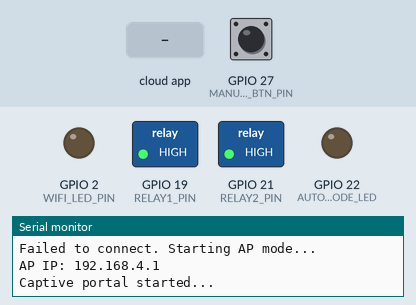
Recording of a sketch running on a simulated ESP32. Shown: switched loads named in the sketch (green lamp = pin HIGH), output pins drawn as LEDs (lit = HIGH), the last lines printed to the serial monitor. The inputs (shaded band) are chosen by the test bench; at power-on: GPIO 27 (MANUAL_BTN_PIN) HIGH. WiFi joins after 1.5 s; servers stay silent unless stated; EEPROM starts erased.

Above: at 1.2 s.
1.3 s: the phone or cloud app sets 6889cacbedeca866fe96e2ee to 0
At 1.6 s:
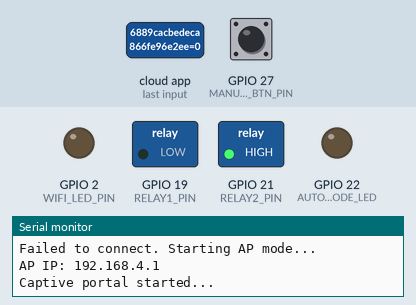
4.3 s: the phone or cloud app sets 6890c55fedeca866fe994705 to 1
At 5.1 s:
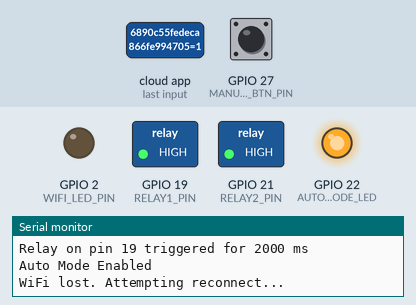
7.3 s: the phone or cloud app sets 6889caffddd2551252ba8a70 to 0
At 8.6 s:
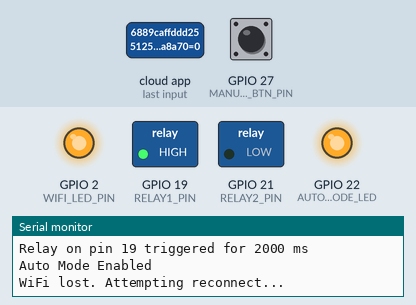
10.3 s: the phone or cloud app sets 6890c55fedeca866fe994705 to 0
At 10.9 s:
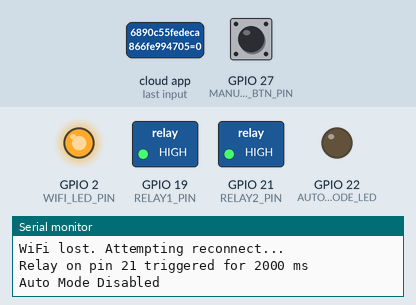
11.8 s: the phone or cloud app sets 6889cacbedeca866fe96e2ee to 1
At 13.2 s:
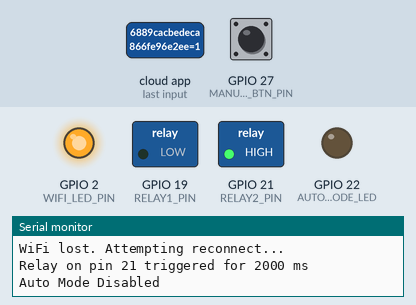
14.8 s: the phone or cloud app sets 6889caffddd2551252ba8a70 to 1
At 15.4 s:
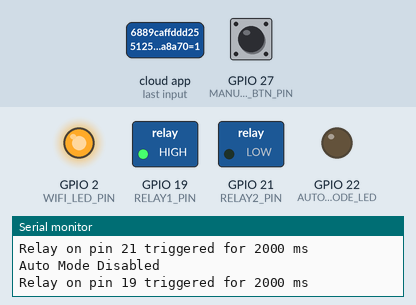
Timing chart, 0 to 18.3 s (numbered marks = the images above; inputs shaded):
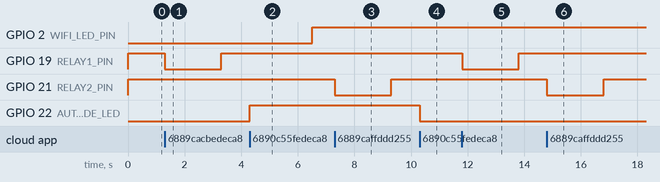

The sketch:

ESP32_SINRIC_PUMP_FINAL_OK_TESTED24_08_2025.ino
```cpp
// ================== Libraries ==================
#include <WiFi.h>
#include <WebServer.h>
#include <Preferences.h>
#include <ArduinoOTA.h>
#include <SinricPro.h>
#include <SinricProSwitch.h>
#include <DNSServer.h>

// ------------------- Sinric Pro Credentials -------------------
#define APP_KEY       "c7303938-59fa-4ad2-a3de-e62d9bae9cec"
#define APP_SECRET    "c41c8855-b93b-496c-bf27-43f0f72c2dc8-4e754444-82cd-4acb-bb2c-c9cfe22b9b13"
#define DEVICE_ID_1   "6889cacbedeca866fe96e2ee"
#define DEVICE_ID_2   "6889caffddd2551252ba8a70"
#define DEVICE_3_ID   "6890c55fedeca866fe994705"

// ------------------- Relay pins -------------------
#define RELAY1_PIN    19
#define RELAY2_PIN    21   // Active LOW relay
#define AUTO_MODE_LED 22

// ------------------- Wi-Fi LED -------------------
#define WIFI_LED_PIN  2

// ------------------- Manual button -------------------
#define MANUAL_BTN_PIN 27
#define HOLD_TIME     5000  // 5 seconds hold

#define PULSE_TIME    2000  // 2 seconds pulse
#define AUTO_DELAY    40000 // 40 seconds

unsigned long bootTime = 0;
Preferences preferences;
bool autoMode = false;

// Manual button state
bool btnPressed = false;
unsigned long btnPressStart = 0;

// Reconnection tracking
unsigned long lastReconnectAttempt = 0;
unsigned long reconnectInterval = 5000; // Attempt to reconnect every 5 seconds

// Wi-Fi variables
String ssid;
String password;

// Web server + DNS server for captive portal
WebServer server(80);
DNSServer dnsServer;
const byte DNS_PORT = 53;

// ================= Relay Control =================
void setupRelay(int pin) {
  pinMode(pin, OUTPUT);
  digitalWrite(pin, HIGH); // OFF for active-low relay
}

void pulseRelay(int pin, int time = PULSE_TIME) {
  digitalWrite(pin, LOW);   // Relay ON
  delay(time);
  digitalWrite(pin, HIGH);  // Relay OFF
  Serial.printf("Relay on pin %d triggered for %d ms\n", pin, time);
}

// ================= Preferences =================
void restoreAutoMode() {
  preferences.begin("settings", false);
  autoMode = preferences.getBool("autoMode", false);
  preferences.end();

  digitalWrite(AUTO_MODE_LED, autoMode ? HIGH : LOW);

  if (autoMode) {
    Serial.println("Auto Mode ON: Waiting 30s to trigger Relay1 on boot");
    delay(AUTO_DELAY);
    pulseRelay(RELAY1_PIN);
  }
}

// ================= Sinric Pro =================
bool onPowerState(const String &deviceId, bool &state) {
  if (deviceId == DEVICE_ID_1) {
    pulseRelay(RELAY1_PIN);
  } else if (deviceId == DEVICE_ID_2) {
    pulseRelay(RELAY2_PIN);   // Always just 2s trigger
  } else if (deviceId == DEVICE_3_ID) {
    autoMode = state;
    preferences.begin("settings", false);
    preferences.putBool("autoMode", autoMode);
    preferences.end();
    digitalWrite(AUTO_MODE_LED, autoMode ? HIGH : LOW);
    Serial.printf("Auto Mode %s\n", autoMode ? "Enabled" : "Disabled");
  }
  return true;
}

void setupSinricPro() {
  SinricProSwitch &sw1 = SinricPro[DEVICE_ID_1];
  SinricProSwitch &sw2 = SinricPro[DEVICE_ID_2];
  SinricProSwitch &sw3 = SinricPro[DEVICE_3_ID];

  sw1.onPowerState(onPowerState);
  sw2.onPowerState(onPowerState);
  sw3.onPowerState(onPowerState);

  SinricPro.restoreDeviceStates(false);
  SinricPro.begin(APP_KEY, APP_SECRET);
}

// ================= Wi-Fi Captive Portal =================
void handleRoot() {
  String html = "<h1>Pump Controller Wi-Fi Setup</h1>";
  html += "<form action='/save' method='POST'>";
  html += "SSID: <input name='ssid'><br>";
  html += "Password: <input name='pass'><br>";
  html += "<input type='submit' value='Save'>";
  html += "</form>";
  server.send(200, "text/html", html);
}

void handleSave() {
  if (server.hasArg("ssid") && server.hasArg("pass")) {
    ssid = server.arg("ssid");
    password = server.arg("pass");
    preferences.begin("wifi", false);
    preferences.putString("ssid", ssid);
    preferences.putString("pass", password);
    preferences.end();
    server.send(200, "text/html", "<h2>Saved! Device will restart...</h2>");
    delay(2000);
    ESP.restart();
  } else {
    server.send(400, "text/html", "Missing SSID or Password!");
  }
}

void startAPMode() {
  WiFi.softAP("PumpController_AP","12345678");//SSID + Password
  IPAddress IP = WiFi.softAPIP();
  Serial.print("AP IP: "); Serial.println(IP);

  // DNS server for captive portal
  dnsServer.start(DNS_PORT, "*", IP);

  server.onNotFound([IP]() {
    server.sendHeader("Location", String("http://") + IP.toString(), true);
    server.send(302, "text/plain", "");
  });

  server.on("/", handleRoot);
  server.on("/save", handleSave);
  server.begin();
  Serial.println("Captive portal started...");
}

// Connect using saved Wi-Fi
void connectToWiFi() {
  preferences.begin("wifi", false);
  ssid = preferences.getString("ssid", "");
  password = preferences.getString("pass", "");
  preferences.end();

  if (ssid != "" && password != "") {
    Serial.printf("Connecting to %s", ssid.c_str());
    WiFi.begin(ssid.c_str(), password.c_str());
    unsigned long startAttemptTime = millis();
    while (WiFi.status() != WL_CONNECTED && millis() - startAttemptTime < 10000) {
      delay(500);
      Serial.print(".");
    }
  }

  if (WiFi.status() == WL_CONNECTED) {
    Serial.println("\nWi-Fi connected!");
    Serial.print("IP Address: "); Serial.println(WiFi.localIP());
    digitalWrite(WIFI_LED_PIN, HIGH);
    lastReconnectAttempt = 0;
  } else {
    Serial.println("\nFailed to connect. Starting AP mode...");
    digitalWrite(WIFI_LED_PIN, LOW);
    startAPMode();
  }
}

// ================= OTA =================
void setupOTA() {
  ArduinoOTA.setHostname("PumpController_OTA");
  ArduinoOTA.begin();
}

// ================= Setup =================
void setup() {
  Serial.begin(115200);
  bootTime = millis();

  pinMode(WIFI_LED_PIN, OUTPUT);
  digitalWrite(WIFI_LED_PIN, LOW);

  setupRelay(RELAY1_PIN);
  setupRelay(RELAY2_PIN);
  pinMode(AUTO_MODE_LED, OUTPUT);
  digitalWrite(AUTO_MODE_LED, LOW);

  pinMode(MANUAL_BTN_PIN, INPUT_PULLUP);

  restoreAutoMode(); // Auto Mode restore

  connectToWiFi();   // Wi-Fi connect

  WiFi.setAutoReconnect(true);
  setupOTA();        // OTA enable

  setupSinricPro();  // Sinric Pro setup
}

// ================= Loop =================
void loop() {
  ArduinoOTA.handle();

  // Wi-Fi reconnect if disconnected
  if (WiFi.status() != WL_CONNECTED) {
    digitalWrite(WIFI_LED_PIN, LOW);
    if (millis() - lastReconnectAttempt > reconnectInterval) {
      Serial.println("WiFi lost. Attempting reconnect...");
      WiFi.begin(ssid.c_str(), password.c_str());
      lastReconnectAttempt = millis();
    }
  } else {
    digitalWrite(WIFI_LED_PIN, HIGH);
  }

  // SinricPro reconnect
  if (!SinricPro.isConnected() && millis() - lastReconnectAttempt > reconnectInterval) {
    Serial.println("SinricPro disconnected. Attempting reconnect...");
    SinricPro.begin(APP_KEY, APP_SECRET);
    lastReconnectAttempt = millis();
  }

  SinricPro.handle();

  // ---------------- Manual button trigger (5s hold = 2s pulse) ----------------
  if (digitalRead(MANUAL_BTN_PIN) == LOW) {
    if (!btnPressed) {
      btnPressed = true;
      btnPressStart = millis();
    } else if (millis() - btnPressStart >= HOLD_TIME) {
      Serial.println("Manual button held 5s: Trigger Relay2");
      pulseRelay(RELAY2_PIN);

      // Update Sinric state event (just for sync)
      if (WiFi.status() == WL_CONNECTED) {
        SinricProSwitch &sw2 = SinricPro[DEVICE_ID_2];
        sw2.sendPowerStateEvent(true);
        delay(500);
        sw2.sendPowerStateEvent(false);
      }

      btnPressed = false;
      while (digitalRead(MANUAL_BTN_PIN) == LOW) delay(10);  // wait release
    }
  } else {
    btnPressed = false;
  }

  // Captive portal handling
  dnsServer.processNextRequest();
  server.handleClient();
}
```

Measured:
- after the input at 1.3 s, GPIO 19 (RELAY1_PIN): HIGH → LOW at once, → HIGH 2.0 s later
- after the input at 4.3 s, GPIO 22 (AUTO_MODE_LED): LOW → HIGH at once
- after the input at 7.3 s, GPIO 21 (RELAY2_PIN): HIGH → LOW at once, → HIGH 2.0 s later
- after the input at 10.3 s, GPIO 22 (AUTO_MODE_LED): HIGH → LOW at once
- after the input at 11.8 s, GPIO 19 (RELAY1_PIN): HIGH → LOW at once, → HIGH 2.0 s later
- after the input at 14.8 s, GPIO 21 (RELAY2_PIN): HIGH → LOW at once, → HIGH 2.0 s later
